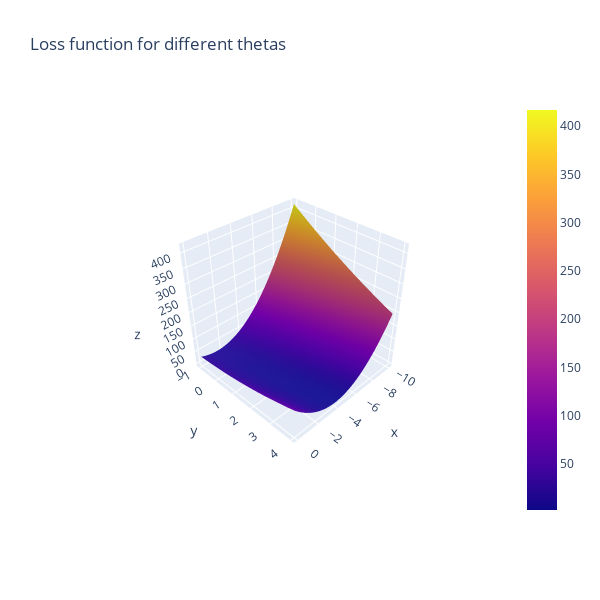

The cell this chart's notebook holds for it:
### Code cell
import plotly.graph_objects as go
fig = go.Figure(data=[go.Surface(x=theta0_vals, y=theta1_vals, z=J_vals)])
fig.update_layout(title='Loss function for different thetas', autosize=True,
                  width=600, height=600, xaxis_title='theta0', 
                 yaxis_title='theta1')
fig.show()
